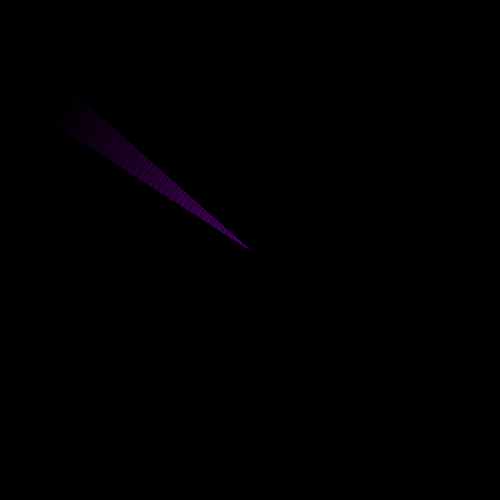
Frame 1 (no input)
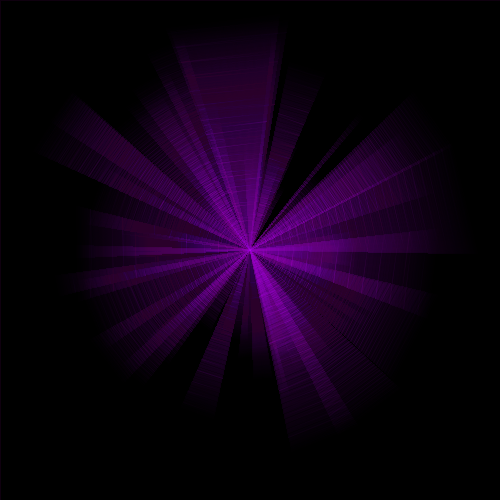
Frame 60 (the mouse pressed at the canvas centre just before this capture)
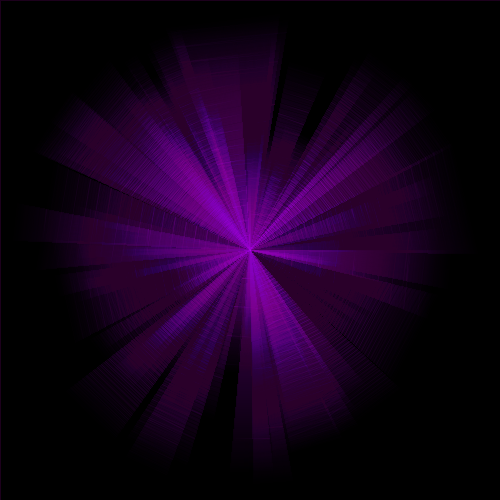
Frame 120 (the mouse held since frame 60 and released just before this capture)

The Processing sketch that drew these frames (run headless with seeded random() and noise(); from frame 60 on, the mouse is pressed at the canvas centre):

// Processing sketch: processing_87963
// ── processing_87963.pde

void setup() {  //setup function called initially, only once
  size(500, 500);
  background(0);
  frameRate(100);
}

void draw() {
    fill(0,0,0,3);
    rect(0,0,width,height);
    translate(width/2, height/2);
    float angle=random(0,TWO_PI);
    float dAngle=random(0,0.3);
    int armLen = int(random(width/10,width/2));
    float a1=angle-dAngle;
    float a2=angle+dAngle;
    for(int li=0; li<armLen; li++) {
        fill(184,0,245,map(li,0,armLen,0,100));
        stroke(184,0,245,100-map(li,0,armLen,0,100));
        line(li*sin(a1),li*cos(a1),li*sin(a2),li*cos(a2));
    }
}

void keyPressed() {
    background(0);
}
